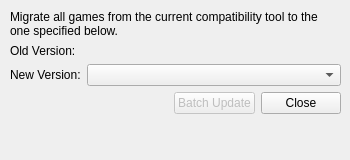
<?xml version="1.0" encoding="UTF-8"?>
<ui version="4.0">
 <class>PuiguiCustomInstallDirectoryDialog</class>
 <widget class="QDialog" name="PuiguiCustomInstallDirectoryDialog">
  <property name="geometry">
   <rect>
    <x>0</x>
    <y>0</y>
    <width>350</width>
    <height>160</height>
   </rect>
  </property>
  <property name="minimumSize">
   <size>
    <width>350</width>
    <height>160</height>
   </size>
  </property>
  <property name="maximumSize">
   <size>
    <width>350</width>
    <height>160</height>
   </size>
  </property>
  <property name="windowTitle">
   <string>Batch Update</string>
  </property>
  <property name="modal">
   <bool>true</bool>
  </property>
  <widget class="QWidget" name="verticalLayoutWidget">
   <property name="geometry">
    <rect>
     <x>10</x>
     <y>10</y>
     <width>331</width>
     <height>182</height>
    </rect>
   </property>
   <layout class="QVBoxLayout" name="verticalLayout">
    <item>
     <widget class="QLabel" name="txtDescription">
      <property name="text">
       <string>Migrate all games from the current compatibility tool to the one specified below.</string>
      </property>
      <property name="wordWrap">
       <bool>true</bool>
      </property>
     </widget>
    </item>
    <item>
     <layout class="QFormLayout" name="formLayout">
      <item row="1" column="0">
       <widget class="QLabel" name="lblNewVersion">
        <property name="text">
         <string>New Version:</string>
        </property>
       </widget>
      </item>
      <item row="1" column="1">
       <widget class="QComboBox" name="comboNewCtool">
        <property name="sizePolicy">
         <sizepolicy hsizetype="Expanding" vsizetype="Fixed">
          <horstretch>0</horstretch>
          <verstretch>0</verstretch>
         </sizepolicy>
        </property>
       </widget>
      </item>
      <item row="0" column="0">
       <widget class="QLabel" name="lblOldVersion">
        <property name="text">
         <string>Old Version:</string>
        </property>
       </widget>
      </item>
      <item row="0" column="1">
       <widget class="QLabel" name="oldVersionText">
        <property name="text">
         <string/>
        </property>
       </widget>
      </item>
     </layout>
    </item>
    <item>
     <layout class="QHBoxLayout" name="horizontalLayout_2">
      <item>
       <spacer name="horizontalSpacer">
        <property name="orientation">
         <enum>Qt::Horizontal</enum>
        </property>
        <property name="sizeHint" stdset="0">
         <size>
          <width>40</width>
          <height>20</height>
         </size>
        </property>
       </spacer>
      </item>
      <item>
       <widget class="QPushButton" name="btnBatchUpdate">
        <property name="enabled">
         <bool>false</bool>
        </property>
        <property name="text">
         <string>Batch Update</string>
        </property>
       </widget>
      </item>
      <item>
       <widget class="QPushButton" name="btnClose">
        <property name="text">
         <string>Close</string>
        </property>
       </widget>
      </item>
     </layout>
    </item>
    <item>
     <spacer name="verticalSpacer">
      <property name="orientation">
       <enum>Qt::Vertical</enum>
      </property>
      <property name="sizeHint" stdset="0">
       <size>
        <width>20</width>
        <height>40</height>
       </size>
      </property>
     </spacer>
    </item>
   </layout>
  </widget>
 </widget>
 <resources/>
 <connections/>
</ui>
